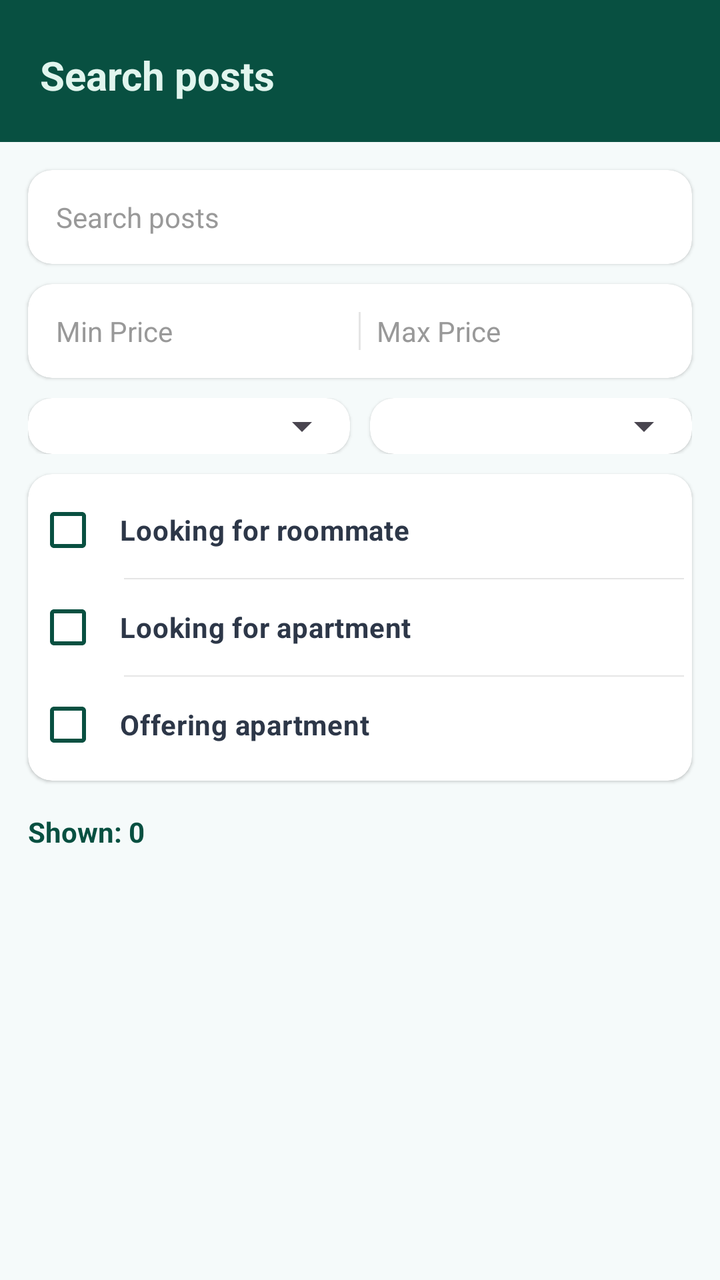
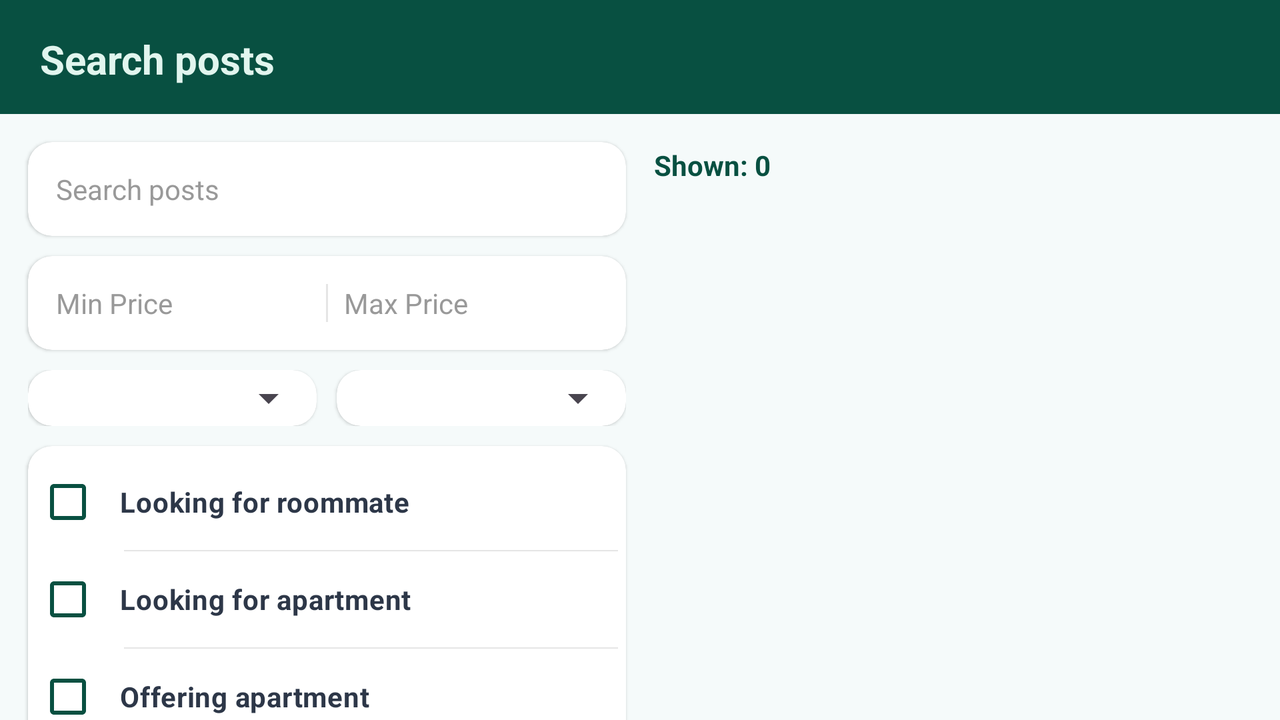

The same Android screen from two of the app's own layout files: first res/layout/ as a phone draws it, then the repository's variant for another configuration, drawn on a device whose configuration selects that folder. Both files follow.
<!-- AndroidManifest.xml: application theme Theme.CimerMK -->
<!-- res/layout/activity_search.xml -->
<?xml version="1.0" encoding="utf-8"?>
<LinearLayout
    xmlns:android="http://schemas.android.com/apk/res/android"
    xmlns:app="http://schemas.android.com/apk/res-auto"
    android:layout_width="match_parent"
    android:layout_height="match_parent"
    android:orientation="vertical"
    android:background="#F5FAFA">

    
    <LinearLayout
        android:layout_width="match_parent"
        android:layout_height="wrap_content"
        android:background="#085041"
        android:orientation="horizontal"
        android:gravity="center_vertical"
        android:paddingStart="20dp"
        android:paddingEnd="20dp"
        android:paddingTop="24dp"
        android:paddingBottom="20dp">

        <TextView
            android:layout_width="wrap_content"
            android:layout_height="wrap_content"
            android:text="@string/search_posts"
            android:textSize="20sp"
            android:textStyle="bold"
            android:textColor="#E1F5EE"/>

    </LinearLayout>

    <androidx.core.widget.NestedScrollView
        android:layout_width="match_parent"
        android:layout_height="0dp"
        android:layout_weight="1"
        android:fillViewport="true">

        <LinearLayout
            android:layout_width="match_parent"
            android:layout_height="wrap_content"
            android:orientation="vertical">

            
            <androidx.cardview.widget.CardView
                android:layout_width="match_parent"
                android:layout_height="wrap_content"
                android:layout_marginStart="14dp"
                android:layout_marginEnd="14dp"
                android:layout_marginTop="14dp"
                app:cardCornerRadius="12dp"
                app:cardElevation="1dp"
                app:cardBackgroundColor="#FFFFFF">

                <EditText
                    android:id="@+id/etSearch"
                    android:layout_width="match_parent"
                    android:layout_height="wrap_content"
                    android:hint="@string/search_posts"
                    android:inputType="text"
                    android:textSize="14sp"
                    android:textColor="#2D3748"
                    android:textColorHint="#999999"
                    android:drawableStart="@drawable/ic_search"
                    android:drawablePadding="12dp"
                    android:drawableTint="#085041"
                    android:background="@null"
                    android:padding="14dp"/>

            </androidx.cardview.widget.CardView>

            
            <androidx.cardview.widget.CardView
                android:layout_width="match_parent"
                android:layout_height="wrap_content"
                android:layout_marginStart="14dp"
                android:layout_marginEnd="14dp"
                android:layout_marginTop="10dp"
                app:cardCornerRadius="12dp"
                app:cardElevation="1dp"
                app:cardBackgroundColor="#FFFFFF">

                <LinearLayout
                    android:layout_width="match_parent"
                    android:layout_height="wrap_content"
                    android:orientation="horizontal"
                    android:padding="14dp">

                    <EditText
                        android:id="@+id/etMinPrice"
                        android:layout_width="0dp"
                        android:layout_height="wrap_content"
                        android:layout_weight="1"
                        android:hint="@string/min_price"
                        android:inputType="number"
                        android:textSize="14sp"
                        android:textColor="#2D3748"
                        android:textColorHint="#999999"
                        android:background="@null"
                        android:layout_marginEnd="8dp"/>

                    <View
                        android:layout_width="1dp"
                        android:layout_height="match_parent"
                        android:background="#1A000000"/>

                    <EditText
                        android:id="@+id/etMaxPrice"
                        android:layout_width="0dp"
                        android:layout_height="wrap_content"
                        android:layout_weight="1"
                        android:hint="@string/max_price"
                        android:inputType="number"
                        android:textSize="14sp"
                        android:textColor="#2D3748"
                        android:textColorHint="#999999"
                        android:background="@null"
                        android:layout_marginStart="8dp"/>

                </LinearLayout>

            </androidx.cardview.widget.CardView>

            
            <LinearLayout
                android:layout_width="match_parent"
                android:layout_height="wrap_content"
                android:orientation="horizontal"
                android:paddingStart="14dp"
                android:paddingEnd="14dp"
                android:paddingTop="10dp">

                <androidx.cardview.widget.CardView
                    android:layout_width="0dp"
                    android:layout_height="wrap_content"
                    android:layout_weight="1"
                    android:layout_marginEnd="5dp"
                    app:cardCornerRadius="12dp"
                    app:cardElevation="1dp"
                    app:cardBackgroundColor="#FFFFFF">

                    <Spinner
                        android:id="@+id/spGender"
                        android:layout_width="match_parent"
                        android:layout_height="wrap_content"
                        android:padding="14dp"
                        android:popupBackground="#FFFFFF"/>

                </androidx.cardview.widget.CardView>

                <androidx.cardview.widget.CardView
                    android:layout_width="0dp"
                    android:layout_height="wrap_content"
                    android:layout_weight="1"
                    android:layout_marginStart="5dp"
                    app:cardCornerRadius="12dp"
                    app:cardElevation="1dp"
                    app:cardBackgroundColor="#FFFFFF">

                    <Spinner
                        android:id="@+id/spSearchCity"
                        android:layout_width="match_parent"
                        android:layout_height="wrap_content"
                        android:padding="14dp"
                        android:popupBackground="#FFFFFF"/>

                </androidx.cardview.widget.CardView>

            </LinearLayout>

            
            <androidx.cardview.widget.CardView
                android:layout_width="match_parent"
                android:layout_height="wrap_content"
                android:layout_marginStart="14dp"
                android:layout_marginEnd="14dp"
                android:layout_marginTop="10dp"
                app:cardCornerRadius="12dp"
                app:cardElevation="1dp"
                app:cardBackgroundColor="#FFFFFF">

                <LinearLayout
                    android:layout_width="match_parent"
                    android:layout_height="wrap_content"
                    android:orientation="vertical"
                    android:padding="4dp">

                    <CheckBox
                        android:id="@+id/cbSearchRoommate"
                        android:layout_width="match_parent"
                        android:layout_height="wrap_content"
                        android:text="@string/looking_for_roommate"
                        android:textSize="14sp"
                        android:textStyle="bold"
                        android:textColor="#2D3748"
                        android:buttonTint="#085041"
                        android:padding="10dp"/>

                    <View
                        android:layout_width="match_parent"
                        android:layout_height="0.5dp"
                        android:layout_marginStart="44dp"
                        android:background="#1A000000"/>

                    <CheckBox
                        android:id="@+id/cbSearchApartment"
                        android:layout_width="match_parent"
                        android:layout_height="wrap_content"
                        android:text="@string/looking_for_apartment"
                        android:textSize="14sp"
                        android:textStyle="bold"
                        android:textColor="#2D3748"
                        android:buttonTint="#085041"
                        android:padding="10dp"/>

                    <View
                        android:layout_width="match_parent"
                        android:layout_height="0.5dp"
                        android:layout_marginStart="44dp"
                        android:background="#1A000000"/>

                    <CheckBox
                        android:id="@+id/cbSearchOffering"
                        android:layout_width="match_parent"
                        android:layout_height="wrap_content"
                        android:text="@string/offering_apartment"
                        android:textSize="14sp"
                        android:textStyle="bold"
                        android:textColor="#2D3748"
                        android:buttonTint="#085041"
                        android:padding="10dp"/>

                </LinearLayout>

            </androidx.cardview.widget.CardView>

            
            <TextView
                android:id="@+id/tvShownSearchPosts"
                android:layout_width="wrap_content"
                android:layout_height="wrap_content"
                android:text="@string/shown_zero"
                android:textSize="14sp"
                android:textStyle="bold"
                android:textColor="#085041"
                android:layout_marginStart="14dp"
                android:layout_marginTop="16dp"
                android:layout_marginBottom="8dp"/>

            
            <androidx.recyclerview.widget.RecyclerView
                android:id="@+id/recyclerSearch"
                android:layout_width="match_parent"
                android:layout_height="wrap_content"
                android:paddingStart="14dp"
                android:paddingEnd="14dp"
                android:paddingBottom="20dp"
                android:nestedScrollingEnabled="false"
                android:clipToPadding="false"/>

        </LinearLayout>

    </androidx.core.widget.NestedScrollView>

</LinearLayout>
<!-- resources referenced by this layout -->
<resources>
  <string name="looking_for_apartment">Looking for apartment</string>
  <string name="looking_for_roommate">Looking for roommate</string>
  <string name="max_price">Max Price</string>
  <string name="min_price">Min Price</string>
  <string name="offering_apartment">Offering apartment</string>
  <string name="search_posts">Search posts</string>
  <string name="shown_zero">Shown: 0</string>
  <style name="Theme.CimerMK" parent="Base.Theme.CimerMK" />
  <style name="Base.Theme.CimerMK" parent="Theme.Material3.DayNight.NoActionBar">
          
          
      </style>
</resources>
<!-- res/layout-land/activity_search.xml (the repository's variant of the layout above) -->
<!-- drawn on the phone turned sideways -->
<?xml version="1.0" encoding="utf-8"?>
<LinearLayout
    xmlns:android="http://schemas.android.com/apk/res/android"
    xmlns:app="http://schemas.android.com/apk/res-auto"
    android:layout_width="match_parent"
    android:layout_height="match_parent"
    android:orientation="vertical"
    android:background="#F5FAFA">

    
    <LinearLayout
        android:layout_width="match_parent"
        android:layout_height="wrap_content"
        android:background="#085041"
        android:orientation="horizontal"
        android:gravity="center_vertical"
        android:paddingStart="20dp"
        android:paddingEnd="20dp"
        android:paddingTop="16dp"
        android:paddingBottom="14dp">

        <TextView
            android:layout_width="wrap_content"
            android:layout_height="wrap_content"
            android:text="@string/search_posts"
            android:textSize="20sp"
            android:textStyle="bold"
            android:textColor="#E1F5EE"/>

    </LinearLayout>

    
    <LinearLayout
        android:layout_width="match_parent"
        android:layout_height="0dp"
        android:layout_weight="1"
        android:orientation="horizontal">

        
        <androidx.core.widget.NestedScrollView
            android:layout_width="0dp"
            android:layout_height="match_parent"
            android:layout_weight="1">

            <LinearLayout
                android:layout_width="match_parent"
                android:layout_height="wrap_content"
                android:orientation="vertical">

                
                <androidx.cardview.widget.CardView
                    android:layout_width="match_parent"
                    android:layout_height="wrap_content"
                    android:layout_marginStart="14dp"
                    android:layout_marginEnd="7dp"
                    android:layout_marginTop="14dp"
                    app:cardCornerRadius="12dp"
                    app:cardElevation="1dp"
                    app:cardBackgroundColor="#FFFFFF">

                    <EditText
                        android:id="@+id/etSearch"
                        android:layout_width="match_parent"
                        android:layout_height="wrap_content"
                        android:hint="@string/search_posts"
                        android:inputType="text"
                        android:textSize="14sp"
                        android:textColor="#2D3748"
                        android:textColorHint="#999999"
                        android:drawableStart="@drawable/ic_search"
                        android:drawablePadding="12dp"
                        android:drawableTint="#085041"
                        android:background="@null"
                        android:padding="14dp"/>

                </androidx.cardview.widget.CardView>

                
                <androidx.cardview.widget.CardView
                    android:layout_width="match_parent"
                    android:layout_height="wrap_content"
                    android:layout_marginStart="14dp"
                    android:layout_marginEnd="7dp"
                    android:layout_marginTop="10dp"
                    app:cardCornerRadius="12dp"
                    app:cardElevation="1dp"
                    app:cardBackgroundColor="#FFFFFF">

                    <LinearLayout
                        android:layout_width="match_parent"
                        android:layout_height="wrap_content"
                        android:orientation="horizontal"
                        android:padding="14dp">

                        <EditText
                            android:id="@+id/etMinPrice"
                            android:layout_width="0dp"
                            android:layout_height="wrap_content"
                            android:layout_weight="1"
                            android:hint="@string/min_price"
                            android:inputType="number"
                            android:textSize="14sp"
                            android:textColor="#2D3748"
                            android:textColorHint="#999999"
                            android:background="@null"
                            android:layout_marginEnd="8dp"/>

                        <View
                            android:layout_width="1dp"
                            android:layout_height="match_parent"
                            android:background="#1A000000"/>

                        <EditText
                            android:id="@+id/etMaxPrice"
                            android:layout_width="0dp"
                            android:layout_height="wrap_content"
                            android:layout_weight="1"
                            android:hint="@string/max_price"
                            android:inputType="number"
                            android:textSize="14sp"
                            android:textColor="#2D3748"
                            android:textColorHint="#999999"
                            android:background="@null"
                            android:layout_marginStart="8dp"/>

                    </LinearLayout>

                </androidx.cardview.widget.CardView>

                
                <LinearLayout
                    android:layout_width="match_parent"
                    android:layout_height="wrap_content"
                    android:orientation="horizontal"
                    android:paddingStart="14dp"
                    android:paddingEnd="7dp"
                    android:paddingTop="10dp">

                    <androidx.cardview.widget.CardView
                        android:layout_width="0dp"
                        android:layout_height="wrap_content"
                        android:layout_weight="1"
                        android:layout_marginEnd="5dp"
                        app:cardCornerRadius="12dp"
                        app:cardElevation="1dp"
                        app:cardBackgroundColor="#FFFFFF">

                        <Spinner
                            android:id="@+id/spGender"
                            android:layout_width="match_parent"
                            android:layout_height="wrap_content"
                            android:padding="14dp"
                            android:popupBackground="#FFFFFF"/>

                    </androidx.cardview.widget.CardView>

                    <androidx.cardview.widget.CardView
                        android:layout_width="0dp"
                        android:layout_height="wrap_content"
                        android:layout_weight="1"
                        android:layout_marginStart="5dp"
                        app:cardCornerRadius="12dp"
                        app:cardElevation="1dp"
                        app:cardBackgroundColor="#FFFFFF">

                        <Spinner
                            android:id="@+id/spSearchCity"
                            android:layout_width="match_parent"
                            android:layout_height="wrap_content"
                            android:padding="14dp"
                            android:popupBackground="#FFFFFF"/>

                    </androidx.cardview.widget.CardView>

                </LinearLayout>

                
                <androidx.cardview.widget.CardView
                    android:layout_width="match_parent"
                    android:layout_height="wrap_content"
                    android:layout_marginStart="14dp"
                    android:layout_marginEnd="7dp"
                    android:layout_marginTop="10dp"
                    app:cardCornerRadius="12dp"
                    app:cardElevation="1dp"
                    app:cardBackgroundColor="#FFFFFF">

                    <LinearLayout
                        android:layout_width="match_parent"
                        android:layout_height="wrap_content"
                        android:orientation="vertical"
                        android:padding="4dp">

                        <CheckBox
                            android:id="@+id/cbSearchRoommate"
                            android:layout_width="match_parent"
                            android:layout_height="wrap_content"
                            android:text="@string/looking_for_roommate"
                            android:textSize="14sp"
                            android:textStyle="bold"
                            android:textColor="#2D3748"
                            android:buttonTint="#085041"
                            android:padding="10dp"/>

                        <View
                            android:layout_width="match_parent"
                            android:layout_height="0.5dp"
                            android:layout_marginStart="44dp"
                            android:background="#1A000000"/>

                        <CheckBox
                            android:id="@+id/cbSearchApartment"
                            android:layout_width="match_parent"
                            android:layout_height="wrap_content"
                            android:text="@string/looking_for_apartment"
                            android:textSize="14sp"
                            android:textStyle="bold"
                            android:textColor="#2D3748"
                            android:buttonTint="#085041"
                            android:padding="10dp"/>

                        <View
                            android:layout_width="match_parent"
                            android:layout_height="0.5dp"
                            android:layout_marginStart="44dp"
                            android:background="#1A000000"/>

                        <CheckBox
                            android:id="@+id/cbSearchOffering"
                            android:layout_width="match_parent"
                            android:layout_height="wrap_content"
                            android:text="@string/offering_apartment"
                            android:textSize="14sp"
                            android:textStyle="bold"
                            android:textColor="#2D3748"
                            android:buttonTint="#085041"
                            android:padding="10dp"/>

                    </LinearLayout>

                </androidx.cardview.widget.CardView>

            </LinearLayout>

        </androidx.core.widget.NestedScrollView>

        
        <androidx.core.widget.NestedScrollView
            android:layout_width="0dp"
            android:layout_height="match_parent"
            android:layout_weight="1">

            <LinearLayout
                android:layout_width="match_parent"
                android:layout_height="wrap_content"
                android:orientation="vertical">

                
                <TextView
                    android:id="@+id/tvShownSearchPosts"
                    android:layout_width="wrap_content"
                    android:layout_height="wrap_content"
                    android:text="@string/shown_zero"
                    android:textSize="14sp"
                    android:textStyle="bold"
                    android:textColor="#085041"
                    android:layout_marginStart="7dp"
                    android:layout_marginEnd="14dp"
                    android:layout_marginTop="16dp"
                    android:layout_marginBottom="8dp"/>

                
                <androidx.recyclerview.widget.RecyclerView
                    android:id="@+id/recyclerSearch"
                    android:layout_width="match_parent"
                    android:layout_height="wrap_content"
                    android:paddingStart="7dp"
                    android:paddingEnd="14dp"
                    android:paddingBottom="20dp"
                    android:nestedScrollingEnabled="false"
                    android:clipToPadding="false"/>

            </LinearLayout>

        </androidx.core.widget.NestedScrollView>

    </LinearLayout>

</LinearLayout>
